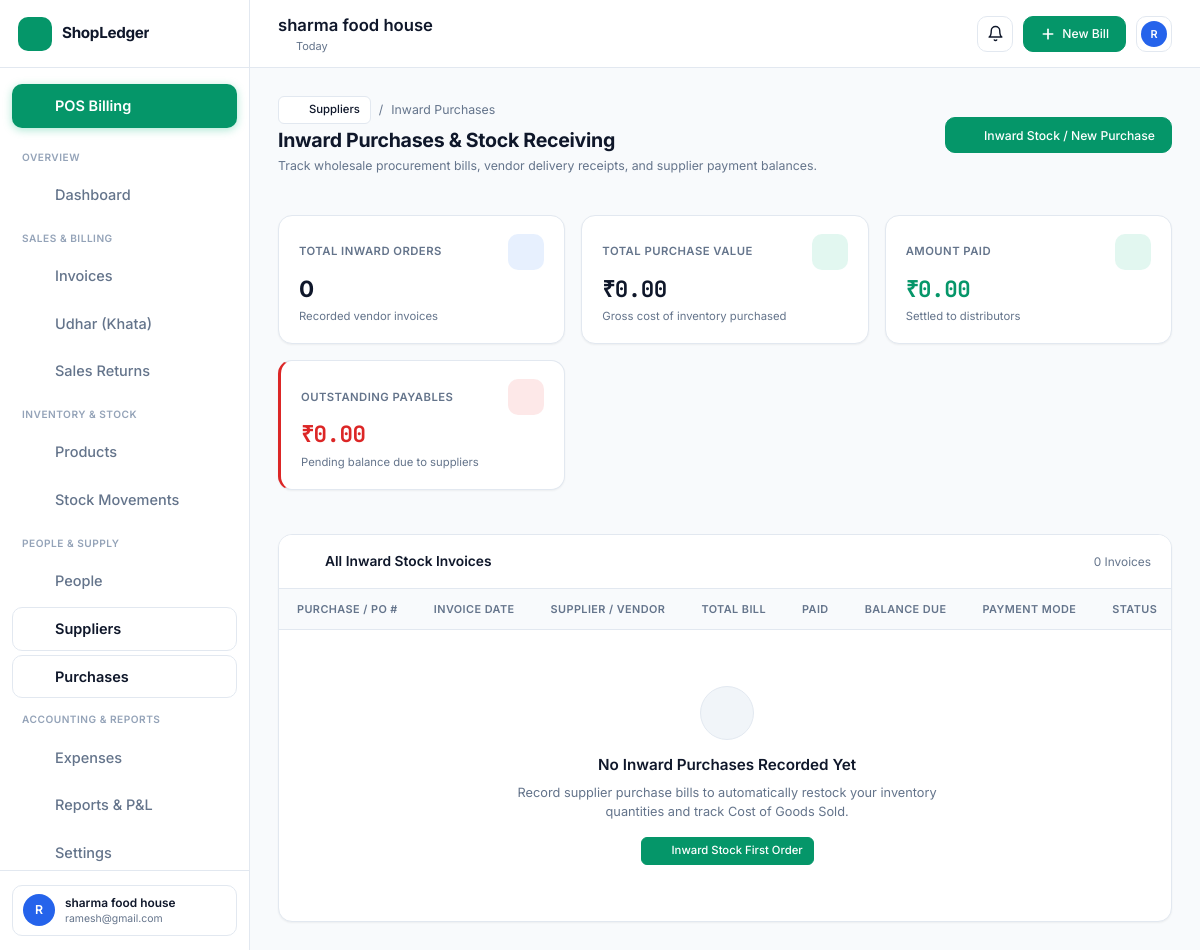
/purchases (signed in), run on the app's committed database.
### tables this page shows
CREATE TABLE businesses (
        id INTEGER PRIMARY KEY AUTOINCREMENT,
        owner_id INTEGER NOT NULL,
        name TEXT NOT NULL,
        category TEXT DEFAULT 'retail',
        phone TEXT,
        email TEXT,
        address TEXT,
        gstin TEXT,
        currency TEXT DEFAULT '₹',
        invoice_prefix TEXT DEFAULT 'INV-',
        tax_enabled INTEGER DEFAULT 1,
        default_tax_rate REAL DEFAULT 0.0,
        terms_conditions TEXT DEFAULT 'Thank you for your business! Goods once sold cannot be returned without bill.',
        created_at TIMESTAMP DEFAULT CURRENT_TIMESTAMP, status TEXT DEFAULT 'active',
        FOREIGN KEY (owner_id) REFERENCES users(id) ON DELETE CASCADE
    );

CREATE TABLE users (
id INTEGER PRIMARY KEY AUTOINCREMENT,
email TEXT UNIQUE NOT NULL,
password TEXT NOT NULL
, name TEXT, role TEXT DEFAULT 'owner', business_id INTEGER, account_status TEXT DEFAULT 'active', must_change_password INTEGER DEFAULT 0, session_version INTEGER DEFAULT 1, phone TEXT);

### routes/supplier_routes.py (the view)
@supplier_bp.route("/purchases")
def list_purchases():
    if "user_id" not in session:
        return redirect(url_for("auth.login"))
    biz_id = session.get("business_id")
    purchases = get_purchases(biz_id)
    business = get_business_by_id(biz_id)
    return render_template(
        "suppliers/purchases.html",
        purchases=purchases,
        business=business
    )

### templates/suppliers/purchases.html (shortened to what this page needs)
{% extends "base.html" %}
{% block content %}
<div class="content-header">
  <div>
    <div style="display: flex; align-items: center; gap: 8px; margin-bottom: 4px;">
      <a href="{{ url_for('suppliers.index') }}" class="btn btn-secondary btn-sm">
        <i data-lucide="arrow-left" style="width: 14px; height: 14px;"></i> Suppliers
      </a>
      <span style="color: var(--text-muted); font-size: 0.85rem;">/</span>
      <span style="color: var(--text-muted); font-size: 0.85rem;">Inward Purchases</span>
    </div>
    <h1 class="page-title">Inward Purchases & Stock Receiving</h1>
    <p class="page-subtitle">Track wholesale procurement bills, vendor delivery receipts, and supplier payment balances.</p>
  </div>
  <div>
    <a href="{{ url_for('suppliers.new_purchase') }}" class="btn btn-primary">
      <i data-lucide="plus" style="width: 16px; height: 16px;"></i> Inward Stock / New Purchase
    </a>
  </div>
</div>
{% set total_purchase_val = 0.0 %}
{% set total_paid_val = 0.0 %}
{% set total_due_val = 0.0 %}
{% for p in purchases %}
  {% set total_purchase_val = total_purchase_val + (p.total_amount or 0.0) %}
  {% set total_paid_val = total_paid_val + (p.paid_amount or 0.0) %}
  {% set total_due_val = total_due_val + (p.balance_amount or 0.0) %}
{% endfor %}
<div class="kpi-grid">
  <div class="kpi-card">
    <div class="kpi-header">
      <span class="kpi-title">Total Inward Orders</span>
      <div class="kpi-icon" style="background: rgba(59, 130, 246, 0.12); color: #3B82F6;">
        <i data-lucide="shopping-bag" style="width: 20px; height: 20px;"></i>
      </div>
    </div>
    <div class="kpi-value">{{ purchases|length }}</div>
    <div class="kpi-meta">Recorded vendor invoices</div>
  </div>
  <div class="kpi-card">
    <div class="kpi-header">
      <span class="kpi-title">Total Purchase Value</span>
      <div class="kpi-icon" style="background: rgba(16, 185, 129, 0.12); color: #10B981;">
        <i data-lucide="indian-rupee" style="width: 20px; height: 20px;"></i>
      </div>
    </div>
    <div class="kpi-value" style="font-family: 'JetBrains Mono', monospace;">{{ business.currency }}{{ "{:,.2f}".format(total_purchase_val) }}</div>
    <div class="kpi-meta">Gross cost of inventory purchased</div>
  </div>
  <div class="kpi-card">
    <div class="kpi-header">
      <span class="kpi-title">Amount Paid</span>
      <div class="kpi-icon" style="background: rgba(16, 185, 129, 0.12); color: #10B981;">
        <i data-lucide="check-circle" style="width: 20px; height: 20px;"></i>
      </div>
    </div>
    <div class="kpi-value" style="color: var(--accent-green); font-family: 'JetBrains Mono', monospace;">{{ business.currency }}{{ "{:,.2f}".format(total_paid_val) }}</div>
    <div class="kpi-meta">Settled to distributors</div>
  </div>
  <div class="kpi-card" style="border-left: 3px solid var(--accent-red);">
    <div class="kpi-header">
      <span class="kpi-title">Outstanding Payables</span>
      <div class="kpi-icon" style="background: rgba(239, 68, 68, 0.12); color: #EF4444;">
        <i data-lucide="alert-circle" style="width: 20px; height: 20px;"></i>
      </div>
    </div>
    <div class="kpi-value" style="color: var(--accent-red); font-family: 'JetBrains Mono', monospace;">{{ business.currency }}{{ "{:,.2f}".format(total_due_val) }}</div>
    <div class="kpi-meta">Pending balance due to suppliers</div>
  </div>
</div>
<div class="card" style="padding: 0; overflow: hidden;">
  <div style="padding: 16px 20px; border-bottom: 1px solid var(--border-color); display: flex; justify-content: space-between; align-items: center; background: #FFFFFF;">
    <h3 style="font-size: 0.95rem; font-weight: 600; display: flex; align-items: center; gap: 8px;">
      <i data-lucide="shopping-bag" style="width: 18px; height: 18px; color: var(--accent-green);"></i>
      All Inward Stock Invoices
    </h3>
    <span style="font-size: 0.82rem; color: var(--text-muted);">{{ purchases|length }} Invoices</span>
  </div>
  <div class="table-container">
    <table class="data-table">
      <thead>
        <tr>
          <th>Purchase / PO #</th>
          <th>Invoice Date</th>
          <th>Supplier / Vendor</th>
          <th style="text-align: right;">Total Bill</th>
          <th style="text-align: right;">Paid</th>
          <th style="text-align: right;">Balance Due</th>
          <th>Payment Mode</th>
          <th>Status</th>
        </tr>
      </thead>
      <tbody>
        {% if purchases %}
          {% for p in purchases %}
          <tr>
            <td>
              <span style="font-family: 'JetBrains Mono', monospace; font-weight: 600; color: var(--text-main);">
                {{ p.purchase_number }}
              </span>
            </td>
            <td style="font-size: 0.82rem; color: var(--text-muted); font-family: 'JetBrains Mono', monospace;">
              {{ p.created_at[:10] if p.created_at else '' }}
            </td>
            <td>
              <div style="display: flex; align-items: center; gap: 8px;">
                <div style="width: 28px; height: 28px; border-radius: var(--radius-sm); background: #EFF6FF; border: 1px solid var(--border-color); display: flex; align-items: center; justify-content: center; color: #2563EB; font-weight: 600; font-size: 0.75rem;">
                  {{ (p.supplier_name or 'D')[0]|upper }}
                </div>
                <div style="font-weight: 600; color: var(--text-main);">
                  {{ p.supplier_name or 'Direct Purchase / Counter' }}
                </div>
              </div>
            </td>
            <td style="text-align: right; font-weight: 700; font-family: 'JetBrains Mono', monospace; color: var(--text-main);">
              {{ business.currency }}{{ "{:,.2f}".format(p.total_amount) }}
            </td>
            <td style="text-align: right; font-family: 'JetBrains Mono', monospace; color: var(--accent-green);">
              {{ business.currency }}{{ "{:,.2f}".format(p.paid_amount) }}
            </td>
            <td style="text-align: right; font-family: 'JetBrains Mono', monospace; font-weight: 600; color: {% if p.balance_amount > 0 %}var(--accent-red){% else %}var(--text-muted){% endif %};">
              {{ business.currency }}{{ "{:,.2f}".format(p.balance_amount) }}
            </td>
            <td>
              <span class="badge" style="background: #F1F5F9; border: 1px solid var(--border-color); text-transform: uppercase; font-size: 0.72rem; color: #475569;">
                {{ p.payment_method }}
              </span>
            </td>
            <td>
              {% if p.status == 'received' or p.balance_amount == 0 %}
                <span class="badge badge-paid">Fully Settled</span>
              {% else %}
                <span class="badge badge-partial">Credit / Dues</span>
              {% endif %}
            </td>
          </tr>
          {% endfor %}
        {% else %}
          <tr>
            <td colspan="8" style="text-align: center; padding: 56px 24px; color: var(--text-muted);">
              <div style="width: 54px; height: 54px; border-radius: var(--radius-full); background: #F1F5F9; border: 1px solid var(--border-color); display: inline-flex; align-items: center; justify-content: center; margin-bottom: 14px;">
                <i data-lucide="shopping-bag" style="width: 26px; height: 26px; color: var(--text-muted);"></i>
              </div>
              <h3 style="font-weight: 600; font-size: 1.05rem; color: var(--text-main); margin-bottom: 6px;">No Inward Purchases Recorded Yet</h3>
              <p style="font-size: 0.88rem; max-width: 440px; margin: 0 auto 16px;">Record supplier purchase bills to automatically restock your inventory quantities and track Cost of Goods Sold.</p>
              <a href="{{ url_for('suppliers.new_purchase') }}" class="btn btn-primary btn-sm">
                <i data-lucide="plus" style="width: 14px; height: 14px;"></i> Inward Stock First Order
              </a>
            </td>
          </tr>
        {% endif %}
      </tbody>
    </table>
  </div>
</div>
{% endblock %}

### templates/base.html (shortened to what this page needs)
<!DOCTYPE html>
<html lang="en" data-theme="light">
<head>
  <link rel="stylesheet" href="{{ url_for('static', filename='fintech.css') }}">
</head>
<body>
  <div class="app-layout">
    <aside class="sidebar" id="main-sidebar">
      <div class="sidebar-header">
        <a href="{{ url_for('dashboard.index') }}" class="brand-wrapper">
          <div class="brand-logo">
            <i data-lucide="store" style="width: 20px; height: 20px;"></i>
          </div>
          <span class="brand-name">ShopLedger</span>
        </a>
        <button class="sidebar-collapse-btn" id="sidebar-collapse-btn" title="Toggle Sidebar">
          <i data-lucide="chevron-left" style="width: 16px; height: 16px;"></i>
        </button>
      </div>
      <nav class="sidebar-nav">
        <a href="{{ url_for('pos.index') }}" class="nav-link pos-nav-highlight" style="margin-bottom: 8px;">
          <i data-lucide="zap" class="nav-icon"></i>
          <span class="nav-label">POS Billing</span>
        </a>
        <span class="nav-section-title">Overview</span>
        <a href="{{ url_for('dashboard.index') }}" class="nav-link {% if request.endpoint == 'dashboard.index' %}active{% endif %}">
          <i data-lucide="layout-dashboard" class="nav-icon"></i>
          <span class="nav-label">Dashboard</span>
        </a>
        <span class="nav-section-title">Sales & Billing</span>
        <a href="{{ url_for('invoices.list_invoices') }}" class="nav-link {% if 'invoice' in request.endpoint %}active{% endif %}">
          <i data-lucide="receipt" class="nav-icon"></i>
          <span class="nav-label">Invoices</span>
        </a>
        <a href="{{ url_for('udhar.index') }}" class="nav-link {% if 'udhar' in request.endpoint %}active{% endif %}">
          <i data-lucide="book-open-check" class="nav-icon"></i>
          <span class="nav-label">Udhar (Khata)</span>
        </a>
        <a href="{{ url_for('returns.index') }}" class="nav-link {% if 'return' in request.endpoint %}active{% endif %}">
          <i data-lucide="rotate-ccw" class="nav-icon"></i>
          <span class="nav-label">Sales Returns</span>
        </a>
        <span class="nav-section-title">Inventory & Stock</span>
        <a href="{{ url_for('inventory.list_products') }}" class="nav-link {% if 'inventory' in request.endpoint and 'movement' not in request.endpoint %}active{% endif %}">
          <i data-lucide="package" class="nav-icon"></i>
          <span class="nav-label">Products</span>
        </a>
        <a href="{{ url_for('inventory.stock_history') }}" class="nav-link {% if 'movement' in request.endpoint %}active{% endif %}">
          <i data-lucide="history" class="nav-icon"></i>
          <span class="nav-label">Stock Movements</span>
        </a>
        <span class="nav-section-title">People & Supply</span>
        <a href="{{ url_for('customers.index') }}" class="nav-link {% if 'customer' in request.endpoint %}active{% endif %}">
          <i data-lucide="users" class="nav-icon"></i>
          <span class="nav-label">People</span>
        </a>
        <a href="{{ url_for('suppliers.index') }}" class="nav-link {% if 'supplier' in request.endpoint %}active{% endif %}">
          <i data-lucide="truck" class="nav-icon"></i>
          <span class="nav-label">Suppliers</span>
        </a>
        <a href="{{ url_for('suppliers.list_purchases') }}" class="nav-link {% if 'purchase' in request.endpoint %}active{% endif %}">
          <i data-lucide="shopping-bag" class="nav-icon"></i>
          <span class="nav-label">Purchases</span>
        </a>
        <span class="nav-section-title">Accounting & Reports</span>
        <a href="{{ url_for('expenses.index') }}" class="nav-link {% if 'expense' in request.endpoint %}active{% endif %}">
          <i data-lucide="wallet" class="nav-icon"></i>
          <span class="nav-label">Expenses</span>
        </a>
        <a href="{{ url_for('reports.index') }}" class="nav-link {% if 'report' in request.endpoint %}active{% endif %}">
          <i data-lucide="bar-chart-2" class="nav-icon"></i>
          <span class="nav-label">Reports & P&L</span>
        </a>
        <a href="{{ url_for('auth.settings') }}" class="nav-link {% if 'setting' in request.endpoint %}active{% endif %}">
          <i data-lucide="settings" class="nav-icon"></i>
          <span class="nav-label">Settings</span>
        </a>
      </nav>
      <div class="sidebar-footer">
        <div class="user-profile-snippet">
          <div class="user-avatar">
            {{ session.get('user_name', 'U')[0]|upper }}
          </div>
          <div class="user-meta">
            <span class="user-name">{{ session.get('business_name', 'My Shop') }}</span>
            <span class="user-role">{{ session.get('user_email', '') }}</span>
          </div>
        </div>
      </div>
    </aside>
    <div class="main-wrapper">
      <header class="topbar">
        <div class="topbar-left">
          <div>
            <h1 class="welcome-title">{{ session.get('business_name', 'ShopLedger') }}</h1>
            <div class="current-date">
              <i data-lucide="calendar" style="width: 13px; height: 13px;"></i>
              <span id="current-date-display">Today</span>
            </div>
          </div>
        </div>
        <div class="topbar-right">
          <a href="{{ url_for('udhar.notifications_view') }}" class="action-icon-btn" title="Reminders & Udhar Notifications" style="position: relative; text-decoration: none; display: flex; align-items: center; justify-content: center; width: 36px; height: 36px; border-radius: var(--radius-md); border: 1px solid var(--border-color); background: var(--bg-surface); color: var(--text-main);">
            <svg xmlns="http://www.w3.org/2000/svg" width="17" height="17" viewBox="0 0 24 24" fill="none" stroke="currentColor" stroke-width="2" stroke-linecap="round" stroke-linejoin="round"><path d="M18 8A6 6 0 0 0 6 8c0 7-3 9-3 9h18s-3-2-3-9"/><path d="M13.73 21a2 2 0 0 1-3.46 0"/></svg>
          </a>
          <a href="{{ url_for('pos.index') }}" class="btn-primary" style="text-decoration: none;">
            <svg xmlns="http://www.w3.org/2000/svg" width="16" height="16" viewBox="0 0 24 24" fill="none" stroke="currentColor" stroke-width="2.5" stroke-linecap="round" stroke-linejoin="round"><line x1="12" y1="5" x2="12" y2="19"/><line x1="5" y1="12" x2="19" y2="12"/></svg>
            <span class="btn-text">New Bill</span>
          </a>
          <div class="profile-dropdown-wrapper">
            <button class="action-icon-btn" id="profile-dropdown-trigger" title="Account settings">
              <div class="user-avatar" style="width: 26px; height: 26px; font-size: 0.75rem;">
                {{ session.get('user_name', 'U')[0]|upper }}
              </div>
            </button>
          </div>
        </div>
      </header>
      <main class="dashboard-content">
        {% block content %}{% endblock %}
      </main>
    </div>
  </div>
</body>
</html>

### data on the page
businesses: get "sharma food house", currency "₹"
users: get "ramesh@gmail.com"

### other printed values
{{ session.get('user_name', 'U')[0]|upper }} "R"
{{ purchases|length }} "0"
{{ "{:,.2f}".format(total_purchase_val) }} "0.00"
{{ "{:,.2f}".format(total_paid_val) }} "0.00"
{{ "{:,.2f}".format(total_due_val) }} "0.00"
